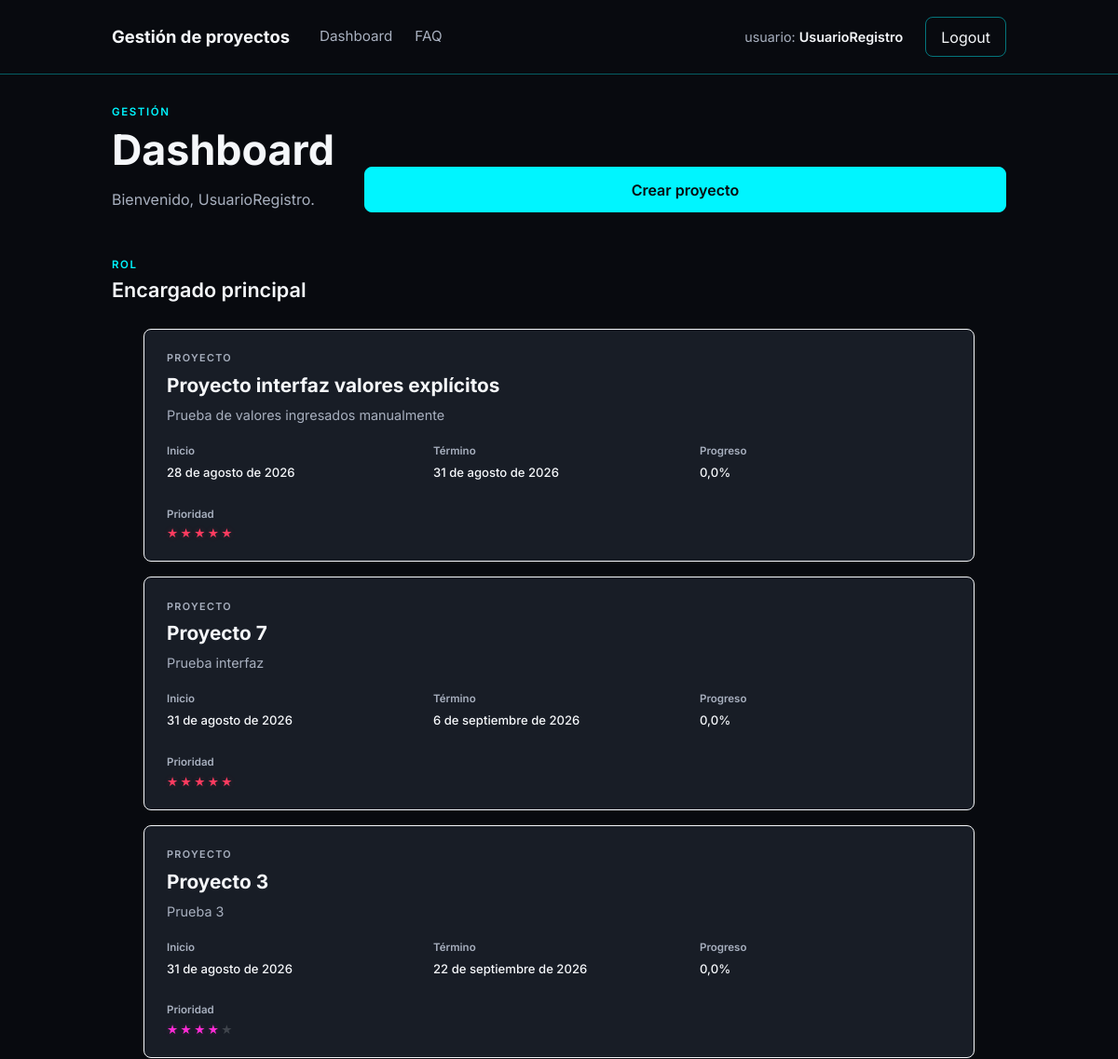
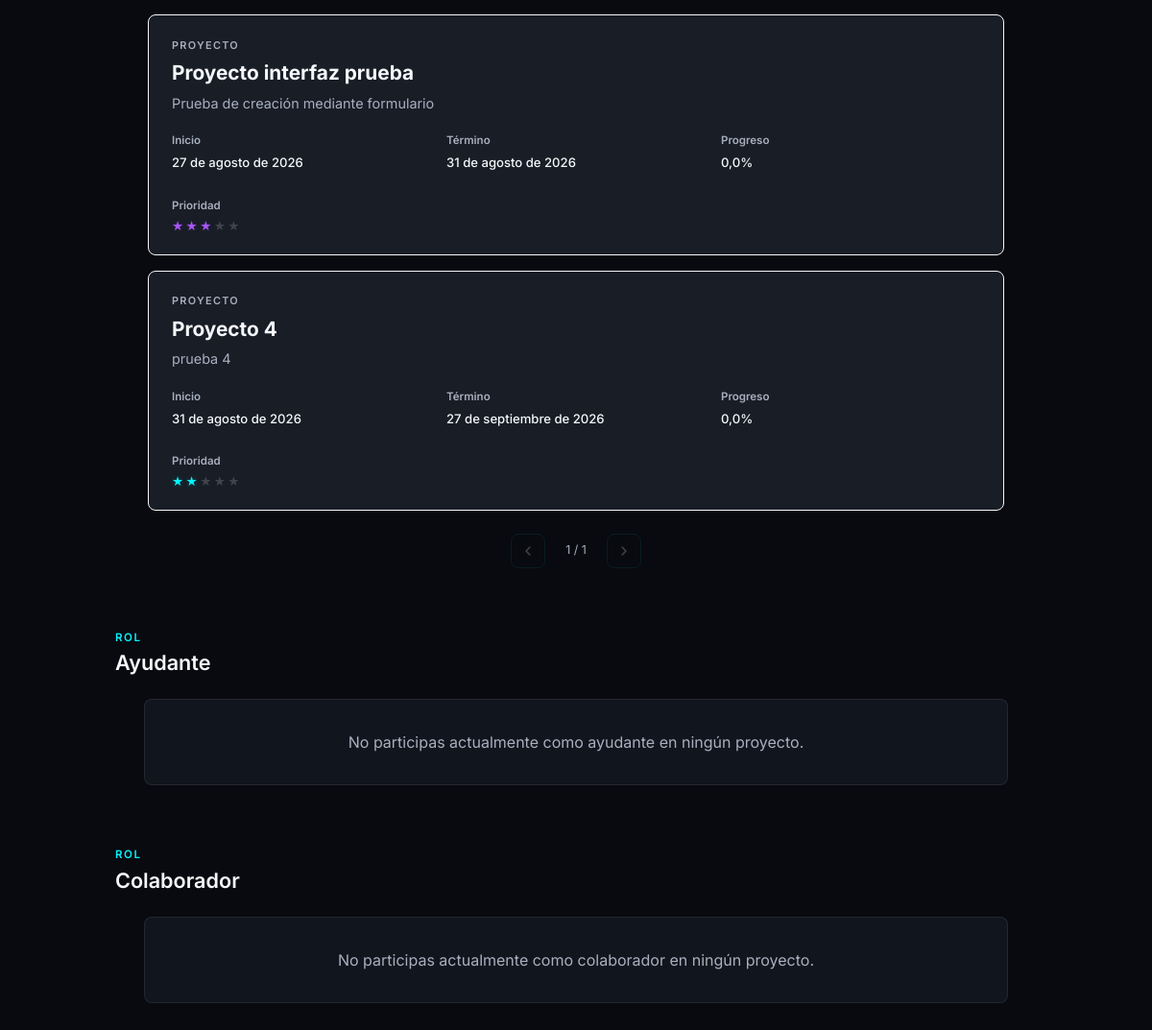
Screenshot of /dashboard/ (signed in) with the database file from the repository (2 pictures, top to bottom).
### core/models.py (models this page shows, shortened)
class Proyecto(models.Model):
    nombre = models.CharField(max_length=100)
    descripcion = models.TextField()
    fecha_inicio = models.DateField()
    fecha_termino = models.DateField()
    prioridad = models.PositiveSmallIntegerField(
        choices=[
            (1, "1 estrella"),
            (2, "2 estrellas"),
            (3, "3 estrellas"),
            (4, "4 estrellas"),
            (5, "5 estrellas"),
        ],
        default=3,
    )
    eliminado = models.BooleanField(default=False)

### core/views.py (the view)
# urls.py: path('dashboard/', dashboard, name='dashboard'),
@login_required
def dashboard(request):
    proyectos = obtener_proyectos_dashboard(request.user)
    contexto = {
        'usuario': request.user,
        **proyectos,
    }
    return render(request, 'dashboard.html', contexto)

### templates/dashboard.html (shortened to what this page needs)
{% extends "base.html" %}
{% block content %}
<section class="dashboard">
    <header class="dashboard-encabezado">
        <div>
            <span class="etiqueta-seccion">GESTIÓN</span>
            <h1>Dashboard</h1>
            <p class="texto-secundario">
                Bienvenido, {{ usuario.username }}.
            </p>
        </div>
        <a href="{% url 'crear_proyecto' %}" class="boton boton-principal">
            Crear proyecto
        </a>
    </header>
    <div class="visores-proyectos">
        <section class="visor-proyectos">
            <header class="visor-encabezado">
                <div>
                    <span class="etiqueta-seccion">ROL</span>
                    <h2>Encargado principal</h2>
                </div>
            </header>
            {% if proyectos_encargado %}
                <div class="carrusel-proyectos" data-carrusel>
                    <div class="carrusel-ventana">
                        <div class="carrusel-pista">
                            {% for proyecto in proyectos_encargado %}
                                <a
                                    href="{% url 'detalle_proyecto' proyecto.id %}"
                                    class="tarjeta-proyecto"
                                >
                                    <span class="tarjeta-etiqueta">
                                        PROYECTO
                                    </span>
                                    <h3 class="tarjeta-titulo">
                                        {{ proyecto.nombre }}
                                    </h3>
                                    <p class="tarjeta-descripcion">
                                        {{ proyecto.descripcion }}
                                    </p>
                                    <div class="tarjeta-datos">
                                        <div class="tarjeta-dato">
                                            <span>Inicio</span>
                                            <strong>{{ proyecto.fecha_inicio }}</strong>
                                        </div>
                                        <div class="tarjeta-dato">
                                            <span>Término</span>
                                            <strong>{{ proyecto.fecha_termino }}</strong>
                                        </div>
                                        <div class="tarjeta-dato">
                                            <span>Progreso</span>
                                            <strong>{{ proyecto.progreso }}%</strong>
                                        </div>
                                    </div>
                                    <div class="tarjeta-prioridad">
                                        <span>Prioridad</span>
                                        <div
                                            class="estrellas-prioridad prioridad-{{ proyecto.prioridad }}"
                                            aria-label="Prioridad {{ proyecto.prioridad }} de 5"
                                        >
                                            {% for estrella in "12345" %}
                                                {% if forloop.counter <= proyecto.prioridad %}
                                                    <span class="estrella estrella-activa">★</span>
                                                {% else %}
                                                    <span class="estrella">★</span>
                                                {% endif %}
                                            {% endfor %}
                                        </div>
                                    </div>
                                </a>
                            {% endfor %}
                        </div>
                    </div>
                    <div class="carrusel-controles">
                        <button
                            type="button"
                            class="carrusel-boton"
                            data-carrusel-anterior
                            aria-label="Ver proyectos anteriores"
                        >
                            <i data-lucide="chevron-left"></i>
                        </button>
                        <span class="carrusel-indicador" data-carrusel-indicador>
                        </span>
                        <button
                            type="button"
                            class="carrusel-boton"
                            data-carrusel-siguiente
                            aria-label="Ver siguientes proyectos"
                        >
                            <i data-lucide="chevron-right"></i>
                        </button>
                    </div>
                </div>
            {% else %}
                <div class="visor-vacio">
                    <p>No tienes proyectos como encargado principal.</p>
                </div>
            {% endif %}
        </section>
        <section class="visor-proyectos">
            <header class="visor-encabezado">
                <div>
                    <span class="etiqueta-seccion">ROL</span>
                    <h2>Ayudante</h2>
                </div>
            </header>
            {% if proyectos_ayudante %}
                <div class="carrusel-proyectos" data-carrusel>
                    <div class="carrusel-ventana">
                        <div class="carrusel-pista">
                            {% for proyecto in proyectos_ayudante %}
                                <a
                                    href="{% url 'detalle_proyecto' proyecto.id %}"
                                    class="tarjeta-proyecto"
                                >
                                    <span class="tarjeta-etiqueta">
                                        PROYECTO
                                    </span>
                                    <h3 class="tarjeta-titulo">
                                        {{ proyecto.nombre }}
                                    </h3>
                                    <p class="tarjeta-descripcion">
                                        {{ proyecto.descripcion }}
                                    </p>
                                    <div class="tarjeta-datos">
                                        <div class="tarjeta-dato">
                                            <span>Inicio</span>
                                            <strong>{{ proyecto.fecha_inicio }}</strong>
                                        </div>
                                        <div class="tarjeta-dato">
                                            <span>Término</span>
                                            <strong>{{ proyecto.fecha_termino }}</strong>
                                        </div>
                                        <div class="tarjeta-dato">
                                            <span>Progreso</span>
                                            <strong>{{ proyecto.progreso }}%</strong>
                                        </div>
                                    </div>
                                    <div class="tarjeta-prioridad">
                                        <span>Prioridad</span>
                                        <div
                                            class="estrellas-prioridad prioridad-{{ proyecto.prioridad }}"
                                            aria-label="Prioridad {{ proyecto.prioridad }} de 5"
                                        >
                                            {% for estrella in "12345" %}
                                                {% if forloop.counter <= proyecto.prioridad %}
                                                    <span class="estrella estrella-activa">★</span>
                                                {% else %}
                                                    <span class="estrella">★</span>
                                                {% endif %}
                                            {% endfor %}
                                        </div>
                                    </div>
                                </a>
                            {% endfor %}
                        </div>
                    </div>
                    <div class="carrusel-controles">
                        <button
                            type="button"
                            class="carrusel-boton"
                            data-carrusel-anterior
                            aria-label="Ver proyectos anteriores"
                        >
                            <i data-lucide="chevron-left"></i>
                        </button>
                        <span class="carrusel-indicador" data-carrusel-indicador>
                            1
                        </span>
                        <button
                            type="button"
                            class="carrusel-boton"
                            data-carrusel-siguiente
                            aria-label="Ver siguientes proyectos"
                        >
                            <i data-lucide="chevron-right"></i>
                        </button>
                    </div>
                </div>
            {% else %}
                <div class="visor-vacio">
                    <p>No participas actualmente como ayudante en ningún proyecto.</p>
                </div>
            {% endif %}
        </section>
        <section class="visor-proyectos">
            <header class="visor-encabezado">
                <div>
                    <span class="etiqueta-seccion">ROL</span>
                    <h2>Colaborador</h2>
                </div>
            </header>
            {% if proyectos_colaborador %}
                <div class="carrusel-proyectos" data-carrusel>
                    <div class="carrusel-ventana">
                        <div class="carrusel-pista">
                            {% for proyecto in proyectos_colaborador %}
                                <a
                                    href="{% url 'detalle_proyecto' proyecto.id %}"
                                    class="tarjeta-proyecto"
                                >
                                    <span class="tarjeta-etiqueta">
                                        PROYECTO
                                    </span>
                                    <h3 class="tarjeta-titulo">
                                        {{ proyecto.nombre }}
                                    </h3>
                                    <p class="tarjeta-descripcion">
                                        {{ proyecto.descripcion }}
                                    </p>
                                    <div class="tarjeta-datos">
                                        <div class="tarjeta-dato">
                                            <span>Inicio</span>
                                            <strong>{{ proyecto.fecha_inicio }}</strong>
                                        </div>
                                        <div class="tarjeta-dato">
                                            <span>Término</span>
                                            <strong>{{ proyecto.fecha_termino }}</strong>
                                        </div>
                                        <div class="tarjeta-dato">
                                            <span>Progreso</span>
                                            <strong>{{ proyecto.progreso }}%</strong>
                                        </div>
                                    </div>
                                    <div class="tarjeta-prioridad">
                                        <span>Prioridad</span>
                                        <div
                                            class="estrellas-prioridad prioridad-{{ proyecto.prioridad }}"
                                            aria-label="Prioridad {{ proyecto.prioridad }} de 5"
                                        >
                                            {% for estrella in "12345" %}
                                                {% if forloop.counter <= proyecto.prioridad %}
                                                    <span class="estrella estrella-activa">★</span>
                                                {% else %}
                                                    <span class="estrella">★</span>
                                                {% endif %}
                                            {% endfor %}
                                        </div>
                                    </div>
                                </a>
                            {% endfor %}
                        </div>
                    </div>
                    <div class="carrusel-controles">
                        <button
                            type="button"
                            class="carrusel-boton"
                            data-carrusel-anterior
                            aria-label="Ver proyectos anteriores"
                        >
                            <i data-lucide="chevron-left"></i>
                        </button>
                        <span class="carrusel-indicador" data-carrusel-indicador>
                            1
                        </span>
                        <button
                            type="button"
                            class="carrusel-boton"
                            data-carrusel-siguiente
                            aria-label="Ver siguientes proyectos"
                        >
                            <i data-lucide="chevron-right"></i>
                        </button>
                    </div>
                </div>
            {% else %}
                <div class="visor-vacio">
                    <p>No participas actualmente como colaborador en ningún proyecto.</p>
                </div>
            {% endif %}
        </section>
    </div>
</section>
{% endblock %}

### templates/base.html (shortened to what this page needs)
{% load static %}
<!DOCTYPE html>
<html lang="es">
<head>
    <link href="https://cdn.jsdelivr.net/npm/bootstrap@5.3.8/dist/css/bootstrap.min.css" rel="stylesheet">
    <link rel="stylesheet" href="{% static 'css/style.css' %}">
</head>
<body>
    {% if user.is_authenticated %}
        <nav class="navbar-principal">
            <div class="navbar-contenido">
                <div class="navbar-izquierda">
                    <a href="{% url 'dashboard' %}" class="navbar-marca">
                        Gestión de proyectos
                    </a>
                    <div class="navbar-enlaces">
                        <a href="{% url 'dashboard' %}" class="navbar-enlace">
                            Dashboard
                        </a>
                        <a href="{% url 'faq' %}" class="navbar-enlace">
                            FAQ
                        </a>
                    </div>
                </div>
                <div class="navbar-derecha">
                    <span class="navbar-usuario">
                        <span class="navbar-usuario-etiqueta">
                            usuario:
                        </span>
                        <strong>
                            {{ user.username }}
                        </strong>
                    </span>
                    <form method="post" action="{% url 'logout' %}">
                        <button type="submit" class="boton boton-navbar">
                            Logout
                        </button>
                    </form>
                </div>
            </div>
        </nav>
    {% endif %}
    <main class="contenido-principal">
        {% block content %}
        {% endblock %}
    </main>
</body>
</html>

### rows the page displays
Proyecto: nombre "Proyecto interfaz valores explícitos", descripcion "Prueba de valores ingresados manualmente", fecha_inicio "28 de agosto de 2026", fecha_termino "31 de agosto de 2026", progreso "0,0", prioridad 5 (drawn)
Proyecto: nombre "Proyecto 7", descripcion "Prueba interfaz", fecha_inicio "31 de agosto de 2026", fecha_termino "6 de septiembre de 2026", progreso "0,0", prioridad 5 (drawn)
Proyecto: nombre "Proyecto 3", descripcion "Prueba 3", fecha_inicio "31 de agosto de 2026", fecha_termino "22 de septiembre de 2026", progreso "0,0", prioridad 4 (drawn)
Proyecto: nombre "Proyecto interfaz prueba", descripcion "Prueba de creación mediante formulario", fecha_inicio "27 de agosto de 2026", fecha_termino "31 de agosto de 2026", progreso "0,0", prioridad 3 (drawn)
Proyecto: nombre "Proyecto 4", descripcion "prueba 4", fecha_inicio "31 de agosto de 2026", fecha_termino "27 de septiembre de 2026", progreso "0,0", prioridad 2 (drawn)

### other values shown
{{ user.username }} "UsuarioRegistro"
{{ usuario.username }} "UsuarioRegistro"
